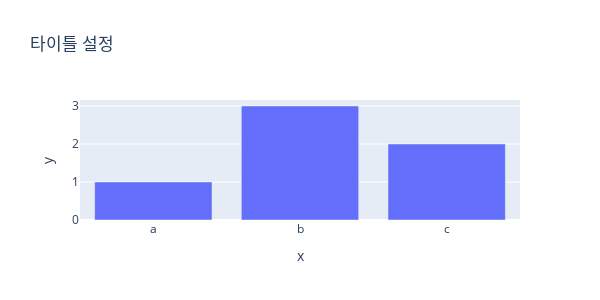

The code cell stored with this chart in its notebook:
### Markdown cell above
# plotly 기본문법

### Code cell
# express
fig = px.bar(x=['a','b','c'], y=[1,3,2], width=600, height=300, title = '타이틀 설정')
fig.show()

### Figure 1 — Plotly figure (JSON) as saved in the notebook; plotly's stock layout.template omitted (floating-point values rounded to 4 significant figures)
{"data": [{"alignmentgroup": "True", "hovertemplate": "x=%{x}<br>y=%{y}<extra></extra>", "legendgroup": "", "marker": {"color": "#636efa", "pattern": {"shape": ""}}, "name": "", "offsetgroup": "", "orientation": "v", "showlegend": false, "textposition": "auto", "type": "bar", "x": ["a", "b", "c"], "xaxis": "x", "y": [1, 3, 2], "yaxis": "y"}], "layout": {"barmode": "relative", "height": 300, "legend": {"tracegroupgap": 0}, "title": {"text": "타이틀 설정"}, "width": 600, "xaxis": {"anchor": "y", "autorange": true, "domain": [0, 1], "range": [-0.5, 2.5], "title": {"text": "x"}, "type": "category"}, "yaxis": {"anchor": "x", "autorange": true, "domain": [0, 1], "range": [0, 3.158], "title": {"text": "y"}, "type": "linear"}}}
